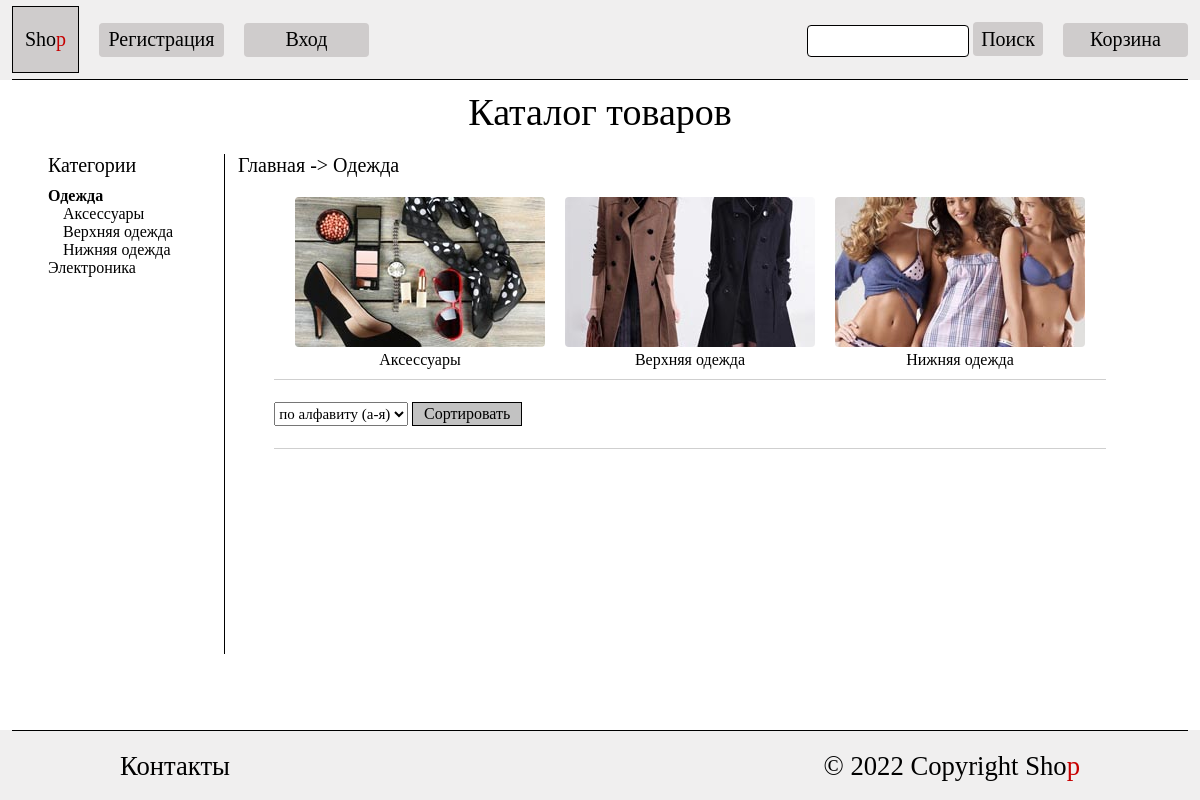
The app's page /category/odezhda/, older data.
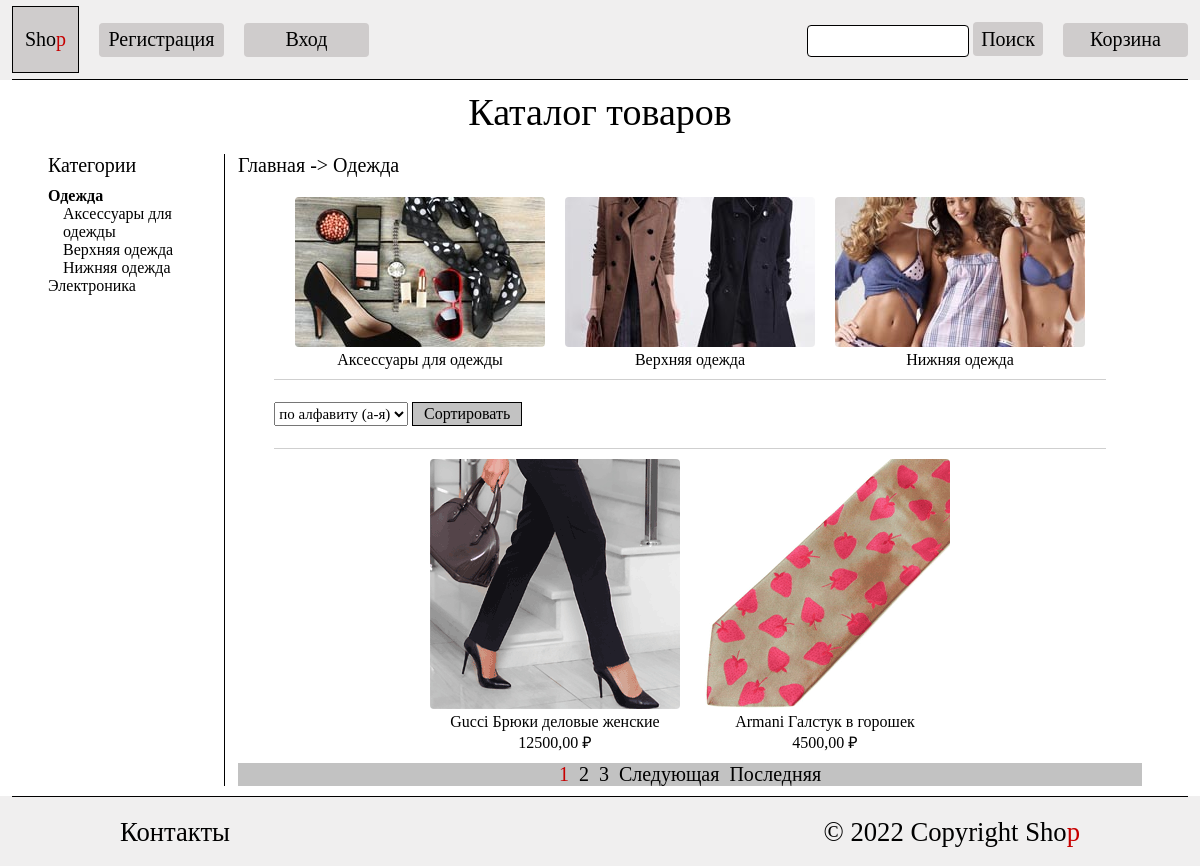
The same page, newer data.
### shop/models.py (models this page shows, shortened)
class Category(models.Model):
    name = models.CharField(max_length=100, verbose_name='Имя категории')
    slug = models.SlugField(unique=True)
    image = models.ImageField(
        upload_to='category/',
        validators=[validate_category_image_size, ],
        verbose_name='Изображение категории',
        help_text=mark_safe(f'<span style="color:red; font-size:14px;">'
                            f'Разрешение изображения должно быть: '
                            f'{settings.CATEGORY_IMAGE_RESOLUTION[0]}*{settings.CATEGORY_IMAGE_RESOLUTION[1]}'
                            f'</span>')
    )
    parent_category = models.ForeignKey(
        'self',
        blank=True,
        null=True,
        on_delete=models.CASCADE,
        related_name='child_category')
    class Meta:
        verbose_name_plural = 'Категории товаров'
        verbose_name = 'Категория товара'
        ordering = ['name']

class Product(models.Model):
    name = models.CharField(max_length=100, verbose_name='Наименование товара')
    brand = models.ForeignKey(Brand,
                              on_delete=models.CASCADE,
                              related_name='products',
                              verbose_name='Бренд товара')
    description = models.TextField(verbose_name='Описание товара')
    category = models.ForeignKey(Category,
                                 on_delete=models.CASCADE,
                                 related_name='products',
                                 verbose_name='Категория товара')
    price = models.DecimalField(max_digits=12,
                                decimal_places=2,
                                verbose_name='Стоимость товара')
    image_preview = models.ImageField(
        upload_to='product/',
        validators=[validate_product_image_size, ],
        verbose_name='Изображение предпросмотр товара',
        help_text=mark_safe(f'<span style="color:red; font-size:14px;">'
                            f'Разрешение изображения должно быть: '
                            f'{settings.PRODUCT_PREVIEW_IMAGE_RESOLUTION[0]}*{settings.PRODUCT_PREVIEW_IMAGE_RESOLUTION[1]}'
                            f'</span>')
    )
    class Meta:
        verbose_name_plural = 'Товары'
        verbose_name = 'Товар'
        ordering = ['name']

class Brand(models.Model):
    name = models.CharField(max_length=100, verbose_name='Бренд')
    slug = models.SlugField(unique=True)
    class Meta:
        verbose_name_plural = 'Бренды товаров'
        verbose_name = 'Бренд товара'
        ordering = ['name']

### shop/views.py (the view)
# urls.py: path('category/<slug:slug>/', category, name='category'),
def category(request, slug):
    category = get_object_or_404(Category, slug=slug)
    child_categorys = category.child_category.all()
    """получение списка категорий для отображения
        на HTML очереди категорий"""
    category_queue = get_category_queue(category)
    """получение дерева категорий"""
    category_queue_for_tree = deque(category_queue)
    category_tree = get_category_tree(category_queue_for_tree)
    """получение продуктов"""
    if child_categorys:
        all_child_categories = get_all_child_categories(child_categorys)
        products = Product.objects.filter(category__in=all_child_categories)
    else:
        """если у текущей категории нет дочерних категорий,
        т.е. она конечная в глубину, то получаем все товары
        текущей категории"""
        products = category.products.all()
    """сортировка товаров"""
    current_order = 'name'
    form_ordering = OrderingForm(request.GET)
    if form_ordering.is_valid():
        if form_ordering.cleaned_data.get('order'):
            current_order = form_ordering.cleaned_data.get('order')
            products = products.order_by(current_order)
    """пагинация"""
    page_obj = page_paginator(products, request)
    template = 'shop/category.html'
    context = {
        'category': category,
        'products': products,
        'page_obj': page_obj,
        'child_categorys': child_categorys,
        'category_queue': category_queue,
        'category_tree': category_tree,
        'form_ordering': form_ordering,
        'current_order': current_order
    }
    return render(request, template, context)

### shop/forms.py
class OrderingForm(forms.Form):
    order = forms.ChoiceField(label='Сортировать',
                              choices=[['name', 'по алфавиту (а-я)'],
                                       ['-name', 'по алфавиту (я-а)'],
                                       ['brand', 'по бренду (а-я)'],
                                       ['-brand', 'по бренду (я-а)'],
                                       ['price', 'сначала дешевле'],
                                       ['-price', 'сначала дороже']])

### core/templatetags/form_filters.py (called while the page is built)
@register.filter
def addclass(field, css):
    return field.as_widget(attrs={'class': css})

### shop/utils.py (called while the page is built)
def get_category_queue(category):
    categorys_queue = [category]
    while True:
        parent_category = categorys_queue[-1].parent_category
        if parent_category is None:
            break
        categorys_queue.append(parent_category)
    categorys_queue.reverse()
    return categorys_queue

def get_all_child_categories(child_categories):
    all_child_categories = list(child_categories)
    for current_category in all_child_categories:
        all_child_categories.extend(list(current_category.child_category.all()))
    return all_child_categories

def page_paginator(data, request):
    post_list = Paginator(data, settings.PAGINATOR_COUNT)
    page_number = request.GET.get('page')
    return post_list.get_page(page_number)

### templates/shop/category.html (shortened to what this page needs)
{% extends "base.html" %}
{% load form_filters %}
{% block content %}
<div class="caption">Каталог товаров</div>
<div class="shop_main">
    <aside>
        {% include "includes/aside_categories.html" %}
    </aside>
    <div class="product_category">
        <div class="category_caption">
            <a href="{% url 'shop:index' %}">Главная</a>
            {% for category in category_queue %}
                -> <a href="{% url 'shop:category' category.slug %}?order={{ current_order }}"> {{ category.name }}</a>
            {% endfor %}
        </div>
        {% if child_categorys %}
        <div class="grid_category">
            {% for category in child_categorys %}
            <div>
                <a href="{% url 'shop:category' category.slug %}?order={{ current_order }}">
                    <div><img src="{{ category.image.url }}" class="img_category"></div>
                    <div>{{ category.name }}</div>
                </a>
            </div>
            {% endfor %}
        </div>
        {% endif %}
        <div class="dividing_line_filter"></div>
        <div class="flex_horizontal">
            <form method="get">
                {{ form_ordering.order|addclass:'sort_select' }}
                <input type="submit" name="ordering" value="Сортировать" class="button_sort">
            </form>
        </div>
        <div class="dividing_line_filter"></div>
        <div class="grid_category">
        {% for product in page_obj %}
            <div>
                <a href="{% url 'shop:product' product.id %}">
                <div><img src="{{ product.image_preview.url }}" class="img_category"></div>
                <div>{{ product.brand.name }} {{ product.name }}</div>
                <div>{{ product.price }} ₽</div>
                </a>
            </div>
        {% endfor %}
        </div>
        {% include "includes/paginator.html" %}
    </div>
</div>
{% endblock %}

### templates/base.html (shortened to what this page needs)
{% load static %}
<!DOCTYPE html>
<html lang="en">
<head>
	<link rel="stylesheet" href="{% static 'css/style.css' %}">
</head>
<body>
    <header>
      {% include "includes/header.html" %}
    </header>
    <main>
      {% block content %}{% endblock %}
    </main>
    <footer>
      {% include "includes/footer.html" %}
    </footer>
</body>
</html>

### templates/includes/header.html
{% load static %}
<div class="header_flex">
    <div class="header_grid">
        <a href="{% url 'shop:index' %}"><div class="header_logo">
            <div>Sho<span class="red_text">p</span></div>
        </div></a>
        {% if user.is_authenticated %}
            <a href="{% url 'users:cabinet' %}"><div class="button_header">
                <div>Кабинет</div>
            </div></a>
            <form method="post" onsubmit="return confirm('Вы точно хотите выйти?')" action="{% url 'users:logout' %}">
                  {% csrf_token %}
                  <input type="submit" value="Выход" class="button_form">
            </form>
            <div class="text_user">Пользователь: <span class="red_text">{{ user }}</span></div>
        {% else %}
            <a href="{% url 'users:signup' %}"><div class="button_header">
                <div>Регистрация</div>
            </div></a>
            <a href="{% url 'users:login' %}"><div class="button_header">
                <div>Вход</div>
            </div></a>
        {% endif %}
    </div>
    <div class="header_grid">
        <form action="{% url 'shop:search_product' %}">
            <input type="text" class="input_search" name="q">
            <input type="submit" value="Поиск" class="button_search">
        </form>
        <a href="{% url 'users:shopping_cart' %}"><div class="button_header">Корзина</div></a>
    </div>
</div>
<div class="dividing_line"></div>

### templates/includes/aside_categories.html
<div>
    <a href="{% url 'shop:index' %}"><div class="category_caption">Категории</div></a>
    {% for category in category_tree %}
        <div style="padding:0px {% widthratio category.nested 1 15 %}px;" class="{{ category.is_active }}">
            <a href="{% url 'shop:category' category.object.slug %}?order={{ current_order }}">{{ category.object.name }}</a>
        </div>
    {% endfor %}
</div>

### templates/includes/paginator.html (shortened to what this page needs)
{% if page_obj.has_other_pages %}
<nav class="pagination_block">
  <ul class="pagination">
    {% for i in page_obj.paginator.page_range %}
        {% if page_obj.number == i %}
          <li class="red_text">
            <span>{{ i }}</span>
          </li>
        {% else %}
          <li>
            <a href="?page={{ i }}">{{ i }}</a>
          </li>
        {% endif %}
    {% endfor %}
    {% if page_obj.has_next %}
      <li>
        <a href="?page={{ page_obj.next_page_number }}">
          Следующая
        </a>
      </li>
      <li>
        <a href="?page={{ page_obj.paginator.num_pages }}">
          Последняя
        </a>
      </li>
    {% endif %}
  </ul>
</nav>
{% endif %}

### templates/includes/footer.html
<div class="dividing_line"></div>
<div class="footer_grid">
    <div>Контакты</div>
    <div>© 2022 Copyright Sho<span class="red_text">p</span></div>
</div>

### static_dev/css/style.css (style rules this page uses)
* { margin: 0; padding: 0; }
body { height: 100vh; display: grid; grid-template-rows: auto 1fr auto; font-family: 'Minion Pro'; }
a { text-decoration: none; color: black; }
header { height: 80px; background: #f0efef; display: grid; grid-template-rows: 1fr 1px; }
.header_flex { margin: 0px 1%; display: flex; justify-content: space-between; align-items: center; }
.header_grid { display: grid; grid-auto-flow: column; place-items: center stretch; grid-gap: 0 20px; }
.header_logo { display: grid; place-items: center; height: 65px; width: 65px; font-size: 20px; background-color: #cfcccc; border: 1px solid rgb(0, 0, 0); }
.red_text { color: rgb(199, 0, 0); }
.button_header { display: grid; place-items: center; background-color: #cfcccc; width: 125px; height: 34px; font-size: 20px; border-radius: 4px; }
.button_search { font-family: 'Minion Pro'; border: 0px; background-color: #cfcccc; width: 70px; height: 34px; font-size: 20px; border-radius: 4px; }
.input_search { padding-left: 10px; width: 150px; height: 30px; font-size: 16px; border-radius: 4px; border: 1px solid rgb(0, 0, 0); }
footer { height: 70px; background: #f0efef; }
.footer_grid { display: flex; justify-content: space-between; align-items: center; height: 100%; margin: 0 10%; font-size: 20pt; }
.dividing_line { margin: 0 1%; height: 1px; background-color: black; }
.caption { text-align: center; font-size: 38px; margin: 10px 0; }
.flex_horizontal { display: flex; justify-content: space-between; align-items: center; margin: 12px 4%; gap: 20px; }
.shop_main { height: 80%; margin: 0px 4%; display: grid; grid-template-columns: 180px 1fr; }
aside { display: grid; grid-template-columns: 1fr 4px; justify-items: start; text-align: start; }
.category_caption { font-size: 20px; margin: 10px 0; }
.grid_category { text-align: center; justify-content: center; display: grid; grid-template-columns: repeat(auto-fit, 250px); grid-gap: 15px 20px; }
.img_category { border-radius: 4px; }
.dividing_line_filter { margin: 0 4%; height: 1px; background-color: rgb(207, 207, 207); }
.button_sort { background-color: #c2c2c2; width: 110px; height: 24px; font-family: 'Minion Pro'; font-size: 16px; border: 1px solid black; }
.sort_select { height: 24px; font-family: 'Minion Pro'; font-size: 15px; }
.product_category { justify-self: stretch; margin: 0px 10px; display: flex; flex-direction: column; gap: 10px 0px; }
.category_active { font-weight: bolder; }
.pagination_block { font-size: 20px; margin-bottom: 10px; background-color: #c2c2c2; }
.pagination { display:flex; gap: 10px; justify-content: center; padding-left:0; list-style:none }

Row changes from the older to the newer data that the page shows:
changed Category: object.name "Аксессуары" → "Аксессуары для одежды"; name "Аксессуары" → "Аксессуары для одежды"
added Product: image_preview (picture), brand.name "Gucci", name "Брюки деловые женские", price "12500,00"
added Product: image_preview (picture), brand.name "Armani", name "Галстук в горошек", price "4500,00"
Text that changed along with them:
new list line: "1"
new list line: "2"
new list line: "3"
text now shown: "Следующая Последняя"
